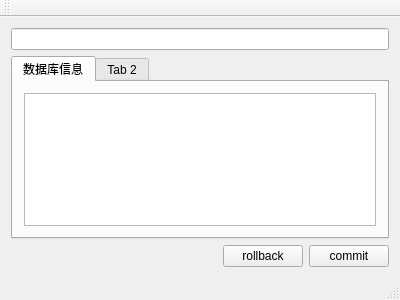
<?xml version="1.0" encoding="UTF-8"?>
<ui version="4.0">
 <class>MainWindow</class>
 <widget class="QMainWindow" name="MainWindow">
  <property name="geometry">
   <rect>
    <x>0</x>
    <y>0</y>
    <width>400</width>
    <height>300</height>
   </rect>
  </property>
  <property name="windowTitle">
   <string>MainWindow</string>
  </property>
  <widget class="QWidget" name="centralWidget">
   <layout class="QVBoxLayout" name="verticalLayout">
    <item>
     <widget class="QLineEdit" name="lineEdit"/>
    </item>
    <item>
     <widget class="QTabWidget" name="tabWidget">
      <property name="currentIndex">
       <number>0</number>
      </property>
      <widget class="QWidget" name="tab">
       <attribute name="title">
        <string>数据库信息</string>
       </attribute>
       <layout class="QVBoxLayout" name="verticalLayout_2">
        <item>
         <widget class="QListWidget" name="dbInfoView"/>
        </item>
       </layout>
      </widget>
      <widget class="QWidget" name="tab_2">
       <attribute name="title">
        <string>Tab 2</string>
       </attribute>
      </widget>
     </widget>
    </item>
    <item>
     <layout class="QHBoxLayout" name="horizontalLayout">
      <item>
       <spacer name="horizontalSpacer">
        <property name="orientation">
         <enum>Qt::Horizontal</enum>
        </property>
        <property name="sizeHint" stdset="0">
         <size>
          <width>40</width>
          <height>20</height>
         </size>
        </property>
       </spacer>
      </item>
      <item>
       <widget class="QPushButton" name="pushButton_2">
        <property name="text">
         <string>rollback</string>
        </property>
       </widget>
      </item>
      <item>
       <widget class="QPushButton" name="pushButton">
        <property name="text">
         <string>commit</string>
        </property>
       </widget>
      </item>
     </layout>
    </item>
   </layout>
  </widget>
  <widget class="QMenuBar" name="menuBar">
   <property name="geometry">
    <rect>
     <x>0</x>
     <y>0</y>
     <width>400</width>
     <height>26</height>
    </rect>
   </property>
  </widget>
  <widget class="QToolBar" name="mainToolBar">
   <attribute name="toolBarArea">
    <enum>TopToolBarArea</enum>
   </attribute>
   <attribute name="toolBarBreak">
    <bool>false</bool>
   </attribute>
  </widget>
  <widget class="QStatusBar" name="statusBar"/>
 </widget>
 <layoutdefault spacing="6" margin="11"/>
 <resources/>
 <connections/>
</ui>
